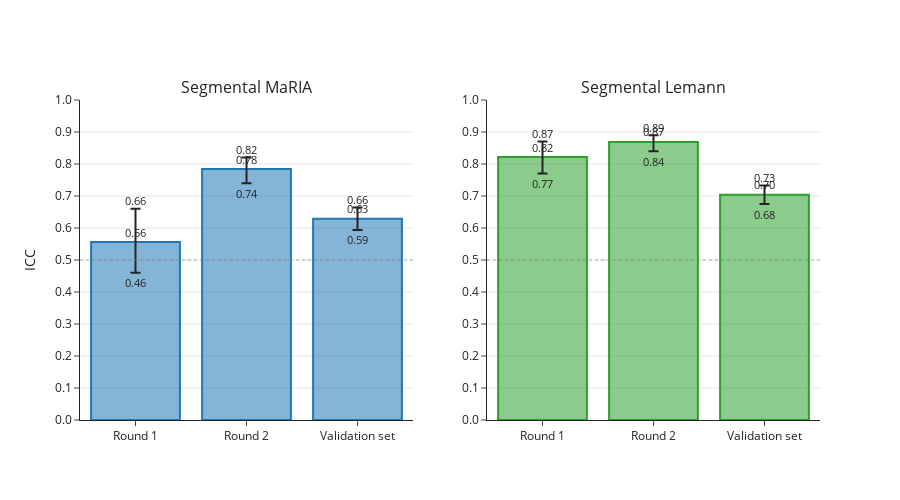

Here is the notebook cell this chart was saved with:
### Code cell
import plotly.graph_objects as go
import plotly.subplots as sp
import plotly.express as px
import re
import numpy as np

# Define the ICC values and confidence intervals
icc_values = [
    all_segments_icc_r1_maria.loc['ICC'], all_segments_icc_r2_maria.loc['ICC'], all_segments_icc_val_maria.loc['ICC'],
    all_segments_icc_r1_lemann.loc['ICC'], all_segments_icc_r2_lemann.loc['ICC'], all_segments_icc_val_lemann.loc['ICC']
]  

conf_intervals = [
    all_segments_icc_r1_maria.loc['CI95%'],  all_segments_icc_r2_maria.loc['CI95%'], all_segments_icc_val_maria.loc['CI95%'],
    all_segments_icc_r1_lemann.loc['CI95%'],  all_segments_icc_r2_lemann.loc['CI95%'], all_segments_icc_val_lemann.loc['CI95%']
] 

# Calculate asymmetric errors
errors_lower = [icc_values[i] - conf_intervals[i][0] for i in range(len(icc_values))]
errors_upper = [conf_intervals[i][1] - icc_values[i] for i in range(len(icc_values))]

def color_to_rgba(color, alpha=1.0):
    if color.startswith('rgba'):
        return color
    if color.startswith('rgb'):
        nums = re.findall(r'\d+', color)
        return f'rgba({nums[0]},{nums[1]},{nums[2]},{alpha})'
    color = color.lstrip('#')
    return f'rgba({int(color[0:2],16)},{int(color[2:4],16)},{int(color[4:6],16)},{alpha})'

color1 = px.colors.qualitative.D3[0]
color2 = px.colors.qualitative.D3[2]

# Create a subplot with 1 row and 2 columns
fig = sp.make_subplots(rows=1, cols=2, subplot_titles=("Segmental MaRIA", "Segmental Lemann"))
x_labels = ['Round 1', 'Round 2', 'Validation set']

# -- Segmental MaRIA --
fig.add_trace(go.Bar(
    x=x_labels,
    y=icc_values[:3],
    error_y=dict(
        type='data',
        symmetric=False,
        array=errors_upper[:3],
        arrayminus=errors_lower[:3],
        thickness=2,
        width=5
    ),
    marker=dict(
        color=color_to_rgba(color1, 0.55),
        line=dict(color=color1, width=2)
    ),
    name='Segmental MaRIA'
), row=1, col=1)

# -- Segmental Lemann --
fig.add_trace(go.Bar(
    x=x_labels,
    y=icc_values[3:],
    error_y=dict(
        type='data',
        symmetric=False,
        array=errors_upper[3:],
        arrayminus=errors_lower[3:],
        thickness=2,
        width=5
    ),
    marker=dict(
        color=color_to_rgba(color2, 0.55),
        line=dict(color=color2, width=2)
    ),
    name='Segmental Lemann'
), row=1, col=2)

# --- Annotations (ICC + CI values) ---
for col in [1, 2]:
    base_idx = 0 if col == 1 else 3
    for i, label in enumerate(x_labels):
        idx = base_idx + i
        icc = icc_values[idx]
        ci_lower, ci_upper = conf_intervals[idx]

        # ICC value on bar
        fig.add_annotation(
            x=label, y=icc,
            text=f"{icc:.2f}",
            showarrow=False,
            yshift=10,
            font=dict(size=11),
            row=1, col=col
        )

        # Upper bound label
        fig.add_annotation(
            x=label, y=ci_upper,
            text=f"{ci_upper:.2f}",
            showarrow=False,
            yshift=8,
            font=dict(size=11),
            row=1, col=col
        )

        # Lower bound label
        fig.add_annotation(
            x=label, y=ci_lower,
            text=f"{ci_lower:.2f}",
            showarrow=False,
            yshift=-10,
            font=dict(size=11),
            row=1, col=col
        )

# Horizontal line at y = 0.5
for i in range(1, 3):
    fig.add_shape(
        type="line",
        x0=-0.5, x1=2.5,
        y0=0.5, y1=0.5,
        xref=f'x{i}',
        yref=f'y{i}',
        line=dict(color="gray", width=2, dash="dot"),
    )

# Layout and axis settings
fig.update_layout(
    template="simple_white",
    yaxis_title="ICC",
    width=900,
    height=500,
    showlegend=False
)

fig.update_yaxes(range=[0, 1], showgrid=True)
fig.update_xaxes(range=[-0.5, 2.5])
fig.update_yaxes(tickvals=np.arange(0, 1.1, 0.1), ticktext=[f"{i:.1f}" for i in np.arange(0, 1.1, 0.1)])

fig.show()

### Figure 1 — Plotly figure (JSON) as saved in the notebook; plotly's stock layout.template omitted (floating-point values rounded to 4 significant figures)
{"data": [{"error_y": {"array": [0.1041, 0.03591, 0.03484], "arrayminus": [0.09589, 0.04409, 0.03516], "symmetric": false, "thickness": 2, "type": "data", "width": 5}, "marker": {"color": "rgba(31,119,180,0.55)", "line": {"color": "#1F77B4", "width": 2}}, "name": "Segmental MaRIA", "type": "bar", "x": ["Round 1", "Round 2", "Validation set"], "xaxis": "x", "y": [0.5559, 0.7841, 0.6292], "yaxis": "y"}, {"error_y": {"array": [0.04847, 0.02091, 0.02879], "arrayminus": [0.05153, 0.02909, 0.02921], "symmetric": false, "thickness": 2, "type": "data", "width": 5}, "marker": {"color": "rgba(44,160,44,0.55)", "line": {"color": "#2CA02C", "width": 2}}, "name": "Segmental Lemann", "type": "bar", "x": ["Round 1", "Round 2", "Validation set"], "xaxis": "x2", "y": [0.8215, 0.8691, 0.7042], "yaxis": "y2"}], "layout": {"annotations": [{"font": {"size": 16}, "showarrow": false, "text": "Segmental MaRIA", "x": 0.225, "xanchor": "center", "xref": "paper", "y": 1, "yanchor": "bottom", "yref": "paper"}, {"font": {"size": 16}, "showarrow": false, "text": "Segmental Lemann", "x": 0.775, "xanchor": "center", "xref": "paper", "y": 1, "yanchor": "bottom", "yref": "paper"}, {"font": {"size": 11}, "showarrow": false, "text": "0.56", "x": "Round 1", "xref": "x", "y": 0.5559, "yref": "y", "yshift": 10}, {"font": {"size": 11}, "showarrow": false, "text": "0.66", "x": "Round 1", "xref": "x", "y": 0.66, "yref": "y", "yshift": 8}, {"font": {"size": 11}, "showarrow": false, "text": "0.46", "x": "Round 1", "xref": "x", "y": 0.46, "yref": "y", "yshift": -10}, {"font": {"size": 11}, "showarrow": false, "text": "0.78", "x": "Round 2", "xref": "x", "y": 0.7841, "yref": "y", "yshift": 10}, {"font": {"size": 11}, "showarrow": false, "text": "0.82", "x": "Round 2", "xref": "x", "y": 0.82, "yref": "y", "yshift": 8}, {"font": {"size": 11}, "showarrow": false, "text": "0.74", "x": "Round 2", "xref": "x", "y": 0.74, "yref": "y", "yshift": -10}, {"font": {"size": 11}, "showarrow": false, "text": "0.63", "x": "Validation set", "xref": "x", "y": 0.6292, "yref": "y", "yshift": 10}, {"font": {"size": 11}, "showarrow": false, "text": "0.66", "x": "Validation set", "xref": "x", "y": 0.664, "yref": "y", "yshift": 8}, {"font": {"size": 11}, "showarrow": false, "text": "0.59", "x": "Validation set", "xref": "x", "y": 0.594, "yref": "y", "yshift": -10}, {"font": {"size": 11}, "showarrow": false, "text": "0.82", "x": "Round 1", "xref": "x2", "y": 0.8215, "yref": "y2", "yshift": 10}, {"font": {"size": 11}, "showarrow": false, "text": "0.87", "x": "Round 1", "xref": "x2", "y": 0.87, "yref": "y2", "yshift": 8}, {"font": {"size": 11}, "showarrow": false, "text": "0.77", "x": "Round 1", "xref": "x2", "y": 0.77, "yref": "y2", "yshift": -10}, {"font": {"size": 11}, "showarrow": false, "text": "0.87", "x": "Round 2", "xref": "x2", "y": 0.8691, "yref": "y2", "yshift": 10}, {"font": {"size": 11}, "showarrow": false, "text": "0.89", "x": "Round 2", "xref": "x2", "y": 0.89, "yref": "y2", "yshift": 8}, {"font": {"size": 11}, "showarrow": false, "text": "0.84", "x": "Round 2", "xref": "x2", "y": 0.84, "yref": "y2", "yshift": -10}, {"font": {"size": 11}, "showarrow": false, "text": "0.70", "x": "Validation set", "xref": "x2", "y": 0.7042, "yref": "y2", "yshift": 10}, {"font": {"size": 11}, "showarrow": false, "text": "0.73", "x": "Validation set", "xref": "x2", "y": 0.733, "yref": "y2", "yshift": 8}, {"font": {"size": 11}, "showarrow": false, "text": "0.68", "x": "Validation set", "xref": "x2", "y": 0.675, "yref": "y2", "yshift": -10}], "height": 500, "shapes": [{"line": {"color": "gray", "dash": "dot", "width": 2}, "type": "line", "x0": -0.5, "x1": 2.5, "xref": "x", "y0": 0.5, "y1": 0.5, "yref": "y"}, {"line": {"color": "gray", "dash": "dot", "width": 2}, "type": "line", "x0": -0.5, "x1": 2.5, "xref": "x2", "y0": 0.5, "y1": 0.5, "yref": "y2"}], "showlegend": false, "width": 900, "xaxis": {"anchor": "y", "domain": [0, 0.45], "range": [-0.5, 2.5]}, "xaxis2": {"anchor": "y2", "domain": [0.55, 1], "range": [-0.5, 2.5]}, "yaxis": {"anchor": "x", "domain": [0, 1], "range": [0, 1], "showgrid": true, "ticktext": ["0.0", "0.1", "0.2", "0.3", "0.4", "0.5", "0.6", "0.7", "0.8", "0.9", "1.0"], "tickvals": [0.0, 0.1, 0.2, 0.3, 0.4, 0.5, 0.6, 0.7, 0.8, 0.9, 1.0], "title": {"text": "ICC"}}, "yaxis2": {"anchor": "x2", "domain": [0, 1], "range": [0, 1], "showgrid": true, "ticktext": ["0.0", "0.1", "0.2", "0.3", "0.4", "0.5", "0.6", "0.7", "0.8", "0.9", "1.0"], "tickvals": [0.0, 0.1, 0.2, 0.3, 0.4, 0.5, 0.6, 0.7, 0.8, 0.9, 1.0]}}}
